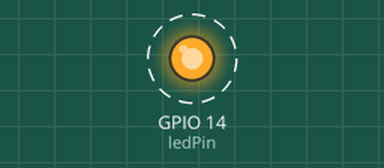
Recording of a program running on a simulated Raspberry Pi (BCM pin numbers). On the bench: output pins drawn as LEDs (lit = HIGH). Dashed ring = blinking. What the program prints to the terminal is not drawn.

Above: at 0.05 s.
Timing chart, 0 to 3.0 s (numbered marks = the images above):
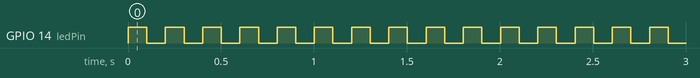

Measured:
- by itself, GPIO 14 (ledPin): alternates HIGH for 0.10 s and LOW for 0.10 s

The program:

pi_blink_led.py
```python
import RPi.GPIO as GPIO
import time

ledPin = 14
GPIO.setmode(GPIO.BCM)
#GPIO.setwarnings(False)

#set led pin as output
GPIO.setup(ledPin, GPIO.OUT)

#set initial led state as low (i.e off)
GPIO.output(ledPin, GPIO.LOW)
print(">>>> Blink LED with Raspberry PI!! >>>>> Press Ctrl + C to exit")

try:
    while 1:
        GPIO.output(ledPin, GPIO.HIGH)
        print("LED ON")
        time.sleep(0.1)
        GPIO.output(ledPin, GPIO.LOW)
        print("LED OFF")
        time.sleep(0.1)
except KeyboardInterrupt:
    GPIO.cleanup()
```
